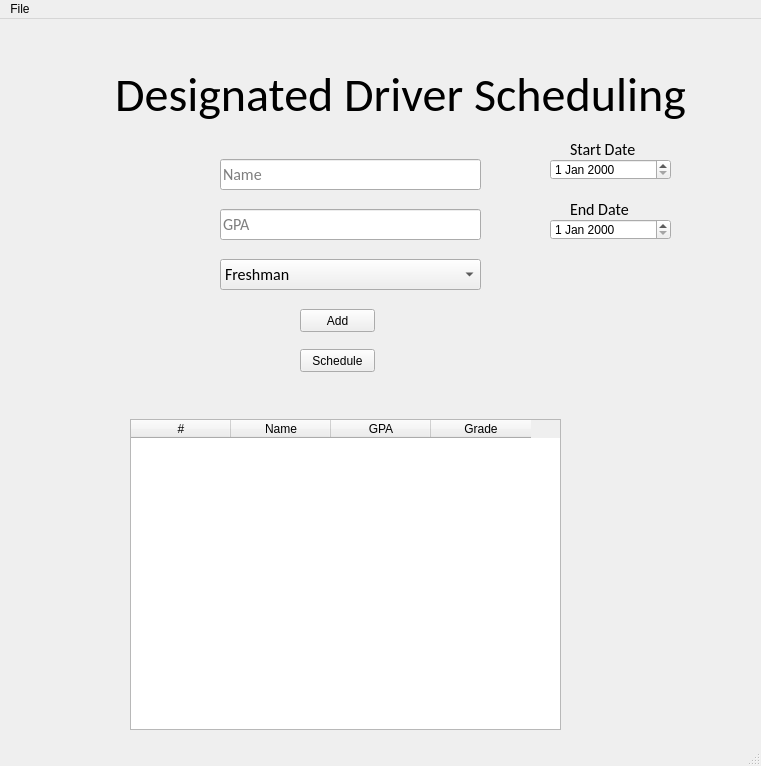
<?xml version="1.0" encoding="UTF-8"?>
<ui version="4.0">
 <class>MainWindow</class>
 <widget class="QMainWindow" name="MainWindow">
  <property name="geometry">
   <rect>
    <x>0</x>
    <y>0</y>
    <width>761</width>
    <height>766</height>
   </rect>
  </property>
  <property name="windowTitle">
   <string>MainWindow</string>
  </property>
  <widget class="QWidget" name="centralwidget">
   <widget class="QLabel" name="label">
    <property name="geometry">
     <rect>
      <x>110</x>
      <y>20</y>
      <width>581</width>
      <height>111</height>
     </rect>
    </property>
    <property name="font">
     <font>
      <family>Calibri</family>
      <pointsize>36</pointsize>
     </font>
    </property>
    <property name="text">
     <string>Designated Driver Scheduling</string>
    </property>
    <property name="alignment">
     <set>Qt::AlignCenter</set>
    </property>
   </widget>
   <widget class="QPushButton" name="addButton">
    <property name="geometry">
     <rect>
      <x>300</x>
      <y>290</y>
      <width>75</width>
      <height>23</height>
     </rect>
    </property>
    <property name="text">
     <string>Add</string>
    </property>
   </widget>
   <widget class="QPushButton" name="scheduleButton">
    <property name="geometry">
     <rect>
      <x>300</x>
      <y>330</y>
      <width>75</width>
      <height>23</height>
     </rect>
    </property>
    <property name="text">
     <string>Schedule</string>
    </property>
   </widget>
   <widget class="QComboBox" name="Grade">
    <property name="enabled">
     <bool>true</bool>
    </property>
    <property name="geometry">
     <rect>
      <x>220</x>
      <y>240</y>
      <width>261</width>
      <height>31</height>
     </rect>
    </property>
    <property name="font">
     <font>
      <family>Calibri</family>
      <pointsize>12</pointsize>
     </font>
    </property>
    <property name="editable">
     <bool>false</bool>
    </property>
    <item>
     <property name="text">
      <string>Freshman</string>
     </property>
    </item>
    <item>
     <property name="text">
      <string>Sophomore</string>
     </property>
    </item>
    <item>
     <property name="text">
      <string>Junior</string>
     </property>
    </item>
    <item>
     <property name="text">
      <string>Senior</string>
     </property>
    </item>
    <item>
     <property name="text">
      <string>5th Year</string>
     </property>
    </item>
    <item>
     <property name="text">
      <string>Old</string>
     </property>
    </item>
   </widget>
   <widget class="QLineEdit" name="nameBox">
    <property name="geometry">
     <rect>
      <x>220</x>
      <y>140</y>
      <width>261</width>
      <height>31</height>
     </rect>
    </property>
    <property name="font">
     <font>
      <family>Calibri</family>
      <pointsize>12</pointsize>
     </font>
    </property>
    <property name="text">
     <string/>
    </property>
    <property name="placeholderText">
     <string>Name</string>
    </property>
   </widget>
   <widget class="QLineEdit" name="nameBox_2">
    <property name="geometry">
     <rect>
      <x>220</x>
      <y>190</y>
      <width>261</width>
      <height>31</height>
     </rect>
    </property>
    <property name="font">
     <font>
      <family>Calibri</family>
      <pointsize>12</pointsize>
     </font>
    </property>
    <property name="text">
     <string/>
    </property>
    <property name="placeholderText">
     <string>GPA</string>
    </property>
   </widget>
   <widget class="QTableWidget" name="tableWidget">
    <property name="geometry">
     <rect>
      <x>130</x>
      <y>400</y>
      <width>431</width>
      <height>311</height>
     </rect>
    </property>
    <property name="alternatingRowColors">
     <bool>true</bool>
    </property>
    <property name="sortingEnabled">
     <bool>true</bool>
    </property>
    <column>
     <property name="text">
      <string>#</string>
     </property>
    </column>
    <column>
     <property name="text">
      <string>Name</string>
     </property>
    </column>
    <column>
     <property name="text">
      <string>GPA</string>
     </property>
    </column>
    <column>
     <property name="text">
      <string>Grade</string>
     </property>
    </column>
   </widget>
   <widget class="QDateEdit" name="startDate">
    <property name="geometry">
     <rect>
      <x>550</x>
      <y>140</y>
      <width>121</width>
      <height>21</height>
     </rect>
    </property>
   </widget>
   <widget class="QDateEdit" name="endDate">
    <property name="geometry">
     <rect>
      <x>550</x>
      <y>200</y>
      <width>121</width>
      <height>21</height>
     </rect>
    </property>
   </widget>
   <widget class="QLabel" name="label_2">
    <property name="geometry">
     <rect>
      <x>570</x>
      <y>120</y>
      <width>71</width>
      <height>20</height>
     </rect>
    </property>
    <property name="font">
     <font>
      <family>Calibri</family>
      <pointsize>12</pointsize>
     </font>
    </property>
    <property name="text">
     <string>Start Date</string>
    </property>
   </widget>
   <widget class="QLabel" name="label_3">
    <property name="geometry">
     <rect>
      <x>570</x>
      <y>180</y>
      <width>71</width>
      <height>20</height>
     </rect>
    </property>
    <property name="font">
     <font>
      <family>Calibri</family>
      <pointsize>12</pointsize>
     </font>
    </property>
    <property name="text">
     <string>End Date</string>
    </property>
   </widget>
  </widget>
  <widget class="QMenuBar" name="menubar">
   <property name="geometry">
    <rect>
     <x>0</x>
     <y>0</y>
     <width>761</width>
     <height>21</height>
    </rect>
   </property>
   <widget class="QMenu" name="menuFile">
    <property name="title">
     <string>File</string>
    </property>
    <addaction name="actionOpen"/>
   </widget>
   <addaction name="menuFile"/>
  </widget>
  <widget class="QStatusBar" name="statusbar"/>
  <action name="actionOpen">
   <property name="text">
    <string>Open</string>
   </property>
  </action>
 </widget>
 <resources/>
 <connections>
  <connection>
   <sender>addButton</sender>
   <signal>clicked()</signal>
   <receiver>addButton</receiver>
   <slot>click()</slot>
   <hints>
    <hint type="sourcelabel">
     <x>337</x>
     <y>322</y>
    </hint>
    <hint type="destinationlabel">
     <x>337</x>
     <y>322</y>
    </hint>
   </hints>
  </connection>
 </connections>
</ui>
